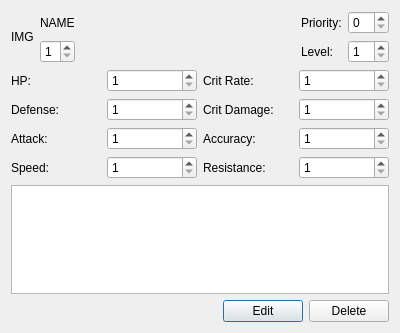
<?xml version="1.0" encoding="UTF-8"?>
<ui version="4.0">
 <class>MonsterDisplay</class>
 <widget class="QDialog" name="MonsterDisplay">
  <property name="geometry">
   <rect>
    <x>0</x>
    <y>0</y>
    <width>400</width>
    <height>333</height>
   </rect>
  </property>
  <property name="windowTitle">
   <string>Dialog</string>
  </property>
  <layout class="QVBoxLayout" name="verticalLayout_8">
   <item>
    <layout class="QHBoxLayout" name="horizontalLayout">
     <item>
      <widget class="QLabel" name="imageLabel">
       <property name="text">
        <string>IMG</string>
       </property>
      </widget>
     </item>
     <item>
      <layout class="QVBoxLayout" name="verticalLayout">
       <item>
        <widget class="QLabel" name="nameLabel">
         <property name="text">
          <string>NAME</string>
         </property>
        </widget>
       </item>
       <item>
        <widget class="QSpinBox" name="starsSpinBox">
         <property name="minimum">
          <number>1</number>
         </property>
         <property name="maximum">
          <number>6</number>
         </property>
        </widget>
       </item>
      </layout>
     </item>
     <item>
      <spacer name="horizontalSpacer_3">
       <property name="orientation">
        <enum>Qt::Horizontal</enum>
       </property>
       <property name="sizeHint" stdset="0">
        <size>
         <width>40</width>
         <height>20</height>
        </size>
       </property>
      </spacer>
     </item>
     <item>
      <layout class="QVBoxLayout" name="verticalLayout_2">
       <item>
        <widget class="QLabel" name="label_2">
         <property name="text">
          <string>Priority:</string>
         </property>
        </widget>
       </item>
       <item>
        <widget class="QLabel" name="label_4">
         <property name="text">
          <string>Level:</string>
         </property>
        </widget>
       </item>
      </layout>
     </item>
     <item>
      <layout class="QVBoxLayout" name="verticalLayout_3">
       <item>
        <widget class="QSpinBox" name="prioritySpinBox"/>
       </item>
       <item>
        <widget class="QSpinBox" name="levelSpinBox">
         <property name="minimum">
          <number>1</number>
         </property>
         <property name="maximum">
          <number>40</number>
         </property>
        </widget>
       </item>
      </layout>
     </item>
    </layout>
   </item>
   <item>
    <layout class="QHBoxLayout" name="horizontalLayout_2">
     <item>
      <layout class="QVBoxLayout" name="verticalLayout_5">
       <item>
        <widget class="QLabel" name="label">
         <property name="text">
          <string>HP:</string>
         </property>
        </widget>
       </item>
       <item>
        <widget class="QLabel" name="label_5">
         <property name="text">
          <string>Defense:</string>
         </property>
        </widget>
       </item>
       <item>
        <widget class="QLabel" name="label_6">
         <property name="text">
          <string>Attack:</string>
         </property>
        </widget>
       </item>
       <item>
        <widget class="QLabel" name="label_7">
         <property name="text">
          <string>Speed:</string>
         </property>
        </widget>
       </item>
      </layout>
     </item>
     <item>
      <layout class="QVBoxLayout" name="verticalLayout_4">
       <item>
        <widget class="QSpinBox" name="hpSpinBox">
         <property name="minimum">
          <number>1</number>
         </property>
         <property name="maximum">
          <number>100000</number>
         </property>
        </widget>
       </item>
       <item>
        <widget class="QSpinBox" name="defenseSpinBox">
         <property name="minimum">
          <number>1</number>
         </property>
         <property name="maximum">
          <number>100000</number>
         </property>
        </widget>
       </item>
       <item>
        <widget class="QSpinBox" name="attackSpinBox">
         <property name="minimum">
          <number>1</number>
         </property>
         <property name="maximum">
          <number>100000</number>
         </property>
        </widget>
       </item>
       <item>
        <widget class="QSpinBox" name="speedSpinBox">
         <property name="minimum">
          <number>1</number>
         </property>
         <property name="maximum">
          <number>100000</number>
         </property>
        </widget>
       </item>
      </layout>
     </item>
     <item>
      <layout class="QVBoxLayout" name="verticalLayout_6">
       <item>
        <widget class="QLabel" name="label_10">
         <property name="text">
          <string>Crit Rate:</string>
         </property>
        </widget>
       </item>
       <item>
        <widget class="QLabel" name="label_9">
         <property name="text">
          <string>Crit Damage:</string>
         </property>
        </widget>
       </item>
       <item>
        <widget class="QLabel" name="label_8">
         <property name="text">
          <string>Accuracy:</string>
         </property>
        </widget>
       </item>
       <item>
        <widget class="QLabel" name="label_11">
         <property name="text">
          <string>Resistance:</string>
         </property>
        </widget>
       </item>
      </layout>
     </item>
     <item>
      <layout class="QVBoxLayout" name="verticalLayout_7">
       <item>
        <widget class="QSpinBox" name="critRateSpinBox">
         <property name="minimum">
          <number>1</number>
         </property>
         <property name="maximum">
          <number>100000</number>
         </property>
        </widget>
       </item>
       <item>
        <widget class="QSpinBox" name="critDamageSpinBox">
         <property name="minimum">
          <number>1</number>
         </property>
         <property name="maximum">
          <number>100000</number>
         </property>
        </widget>
       </item>
       <item>
        <widget class="QSpinBox" name="accuracySpinBox">
         <property name="minimum">
          <number>1</number>
         </property>
         <property name="maximum">
          <number>100000</number>
         </property>
        </widget>
       </item>
       <item>
        <widget class="QSpinBox" name="resistanceSpinBox">
         <property name="minimum">
          <number>1</number>
         </property>
         <property name="maximum">
          <number>100000</number>
         </property>
        </widget>
       </item>
      </layout>
     </item>
    </layout>
   </item>
   <item>
    <widget class="QTextEdit" name="descriptionEdit"/>
   </item>
   <item>
    <layout class="QHBoxLayout" name="horizontalLayout_3">
     <item>
      <spacer name="horizontalSpacer">
       <property name="orientation">
        <enum>Qt::Horizontal</enum>
       </property>
       <property name="sizeHint" stdset="0">
        <size>
         <width>40</width>
         <height>20</height>
        </size>
       </property>
      </spacer>
     </item>
     <item>
      <widget class="QPushButton" name="editButton">
       <property name="text">
        <string>Edit</string>
       </property>
      </widget>
     </item>
     <item>
      <widget class="QPushButton" name="doButton">
       <property name="text">
        <string>Delete</string>
       </property>
      </widget>
     </item>
    </layout>
   </item>
  </layout>
 </widget>
 <resources/>
 <connections/>
</ui>
